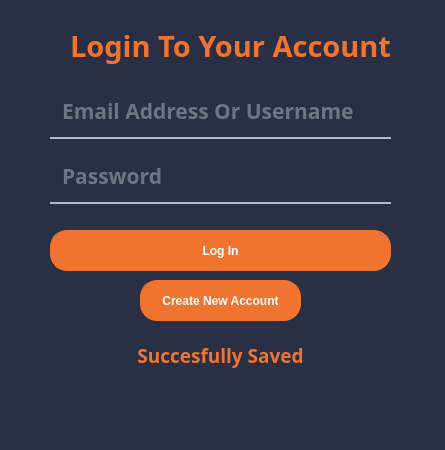
<?xml version="1.0" encoding="UTF-8"?>
<ui version="4.0">
 <class>LoginScreen</class>
 <widget class="QMainWindow" name="LoginScreen">
  <property name="geometry">
   <rect>
    <x>0</x>
    <y>0</y>
    <width>445</width>
    <height>450</height>
   </rect>
  </property>
  <property name="minimumSize">
   <size>
    <width>445</width>
    <height>450</height>
   </size>
  </property>
  <property name="maximumSize">
   <size>
    <width>445</width>
    <height>450</height>
   </size>
  </property>
  <property name="windowTitle">
   <string>Login To Your Account</string>
  </property>
  <property name="windowIcon">
   <iconset>
    <normaloff>Resources/icons/login.ico</normaloff>Resources/icons/login.ico</iconset>
  </property>
  <property name="styleSheet">
   <string notr="true">QWidget
{
	background-color: #292f45;
	color: #000000;
	border-color: #000000;

}</string>
  </property>
  <property name="inputMethodHints">
   <set>Qt::ImhNone</set>
  </property>
  <widget class="QWidget" name="centralwidget">
   <widget class="QPushButton" name="login_btn">
    <property name="geometry">
     <rect>
      <x>50</x>
      <y>230</y>
      <width>341</width>
      <height>41</height>
     </rect>
    </property>
    <property name="styleSheet">
     <string notr="true">QPushButton
{
	background-color: #f0742f;
	color: #fff;
	font-weight: bold;
	border-style: solid;
	border-width: 1px;
	border-radius: 17px;
	border-color: #f0742f;
	padding: 10px;

}


QPushButton::hover
{
	background-color: #fc7c11;
	color: #fff;

}


QPushButton::pressed
{
	background-color: #ff6b35;
	color: #fff;

}
</string>
    </property>
    <property name="text">
     <string>Log In</string>
    </property>
   </widget>
   <widget class="QPushButton" name="createnewacc_btn">
    <property name="geometry">
     <rect>
      <x>140</x>
      <y>280</y>
      <width>161</width>
      <height>41</height>
     </rect>
    </property>
    <property name="styleSheet">
     <string notr="true">QPushButton
{
	background-color: #f0742f;
	color: #fff;
	font-weight: bold;
	border-style: solid;
	border-width: 1px;
	border-radius: 17px;
	border-color: #f0742f;
	padding: 10px;

}


QPushButton::hover
{
	background-color: #fc7c11;
	color: #fff;

}


QPushButton::pressed
{
	background-color: #ff6b35;
	color: #fff;

}
</string>
    </property>
    <property name="text">
     <string>Create New Account</string>
    </property>
   </widget>
   <widget class="QLabel" name="LoginLabel">
    <property name="geometry">
     <rect>
      <x>40</x>
      <y>20</y>
      <width>381</width>
      <height>51</height>
     </rect>
    </property>
    <property name="font">
     <font>
      <family>Verdana Pro Semibold</family>
      <pointsize>22</pointsize>
      <weight>75</weight>
      <bold>true</bold>
     </font>
    </property>
    <property name="styleSheet">
     <string notr="true">QLabel
{
	background-color: Transparent;
	color: #f0742f;
	border-color: #000000;

}</string>
    </property>
    <property name="text">
     <string>Login To Your Account</string>
    </property>
    <property name="alignment">
     <set>Qt::AlignCenter</set>
    </property>
   </widget>
   <widget class="QWidget" name="layoutWidget">
    <property name="geometry">
     <rect>
      <x>50</x>
      <y>80</y>
      <width>341</width>
      <height>131</height>
     </rect>
    </property>
    <layout class="QVBoxLayout" name="verticalLayout">
     <item>
      <widget class="QLineEdit" name="UserMailOrUsername_linedit">
       <property name="minimumSize">
        <size>
         <width>0</width>
         <height>51</height>
        </size>
       </property>
       <property name="font">
        <font>
         <family>Verdana Pro Semibold</family>
         <pointsize>16</pointsize>
         <weight>75</weight>
         <bold>true</bold>
        </font>
       </property>
       <property name="whatsThis">
        <string/>
       </property>
       <property name="styleSheet">
        <string notr="true">QLineEdit{
	background-color: Transparent;
	color: #b9b9bb;
	font-weight: bold;
	border-style: solid;
	border-width: 2px;
	border-top: 0px;
	border-left: 0px;
	border-right: 0px;
	border-color: #b9b9bb;
	padding: 10px;

}</string>
       </property>
       <property name="inputMethodHints">
        <set>Qt::ImhNone</set>
       </property>
       <property name="placeholderText">
        <string>Email Address Or Username</string>
       </property>
      </widget>
     </item>
     <item>
      <widget class="QLineEdit" name="login_password_lineedit">
       <property name="minimumSize">
        <size>
         <width>0</width>
         <height>51</height>
        </size>
       </property>
       <property name="font">
        <font>
         <family>Verdana Pro Semibold</family>
         <pointsize>16</pointsize>
         <weight>75</weight>
         <bold>true</bold>
        </font>
       </property>
       <property name="styleSheet">
        <string notr="true">QLineEdit{
	background-color: Transparent;
	color: #b9b9bb;
	font-weight: bold;
	border-style: solid;
	border-width: 2px;
	border-top: 0px;
	border-left: 0px;
	border-right: 0px;
	border-color: #b9b9bb;
	padding: 10px;

}</string>
       </property>
       <property name="placeholderText">
        <string>Password</string>
       </property>
      </widget>
     </item>
    </layout>
   </widget>
   <widget class="QLabel" name="saved_label">
    <property name="geometry">
     <rect>
      <x>30</x>
      <y>330</y>
      <width>381</width>
      <height>51</height>
     </rect>
    </property>
    <property name="font">
     <font>
      <family>Verdana Pro Semibold</family>
      <pointsize>14</pointsize>
      <weight>75</weight>
      <bold>true</bold>
     </font>
    </property>
    <property name="styleSheet">
     <string notr="true">QLabel
{
	background-color: Transparent;
	color: #f0742f;
	border-color: #000000;

}</string>
    </property>
    <property name="text">
     <string>Succesfully Saved</string>
    </property>
    <property name="alignment">
     <set>Qt::AlignCenter</set>
    </property>
   </widget>
  </widget>
  <widget class="QMenuBar" name="menubar">
   <property name="geometry">
    <rect>
     <x>0</x>
     <y>0</y>
     <width>445</width>
     <height>21</height>
    </rect>
   </property>
  </widget>
  <widget class="QStatusBar" name="statusbar"/>
 </widget>
 <resources/>
 <connections/>
</ui>
